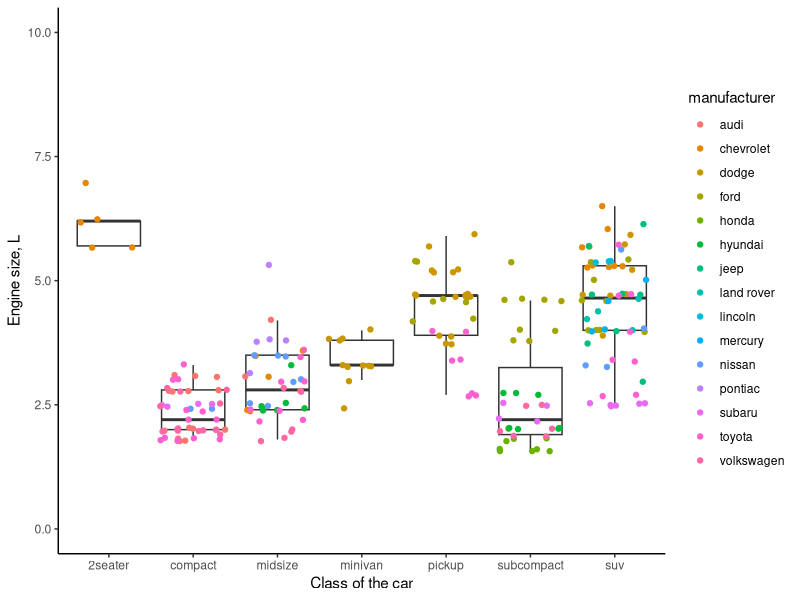
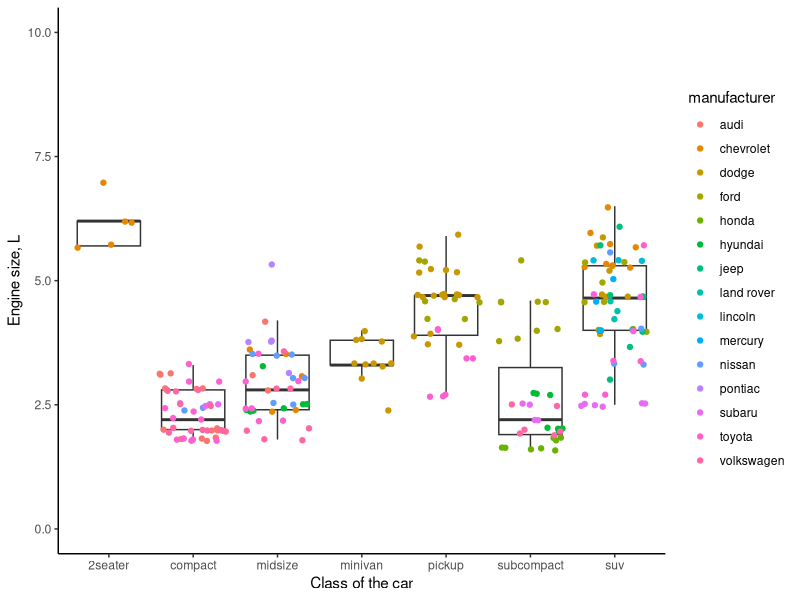

Write the R code that produced these figures, in order.
library(ggplot2)

ggplot(mpg, aes(x=class,y=displ)) + 
  geom_boxplot(outliers=FALSE) +
  geom_jitter(aes(color=manufacturer)) +
  ylim(c(0,10)) +
  xlab("Class of the car") +
  ylab("Engine size, L") +
  theme_classic()

ggsave("Plots/ggplot_exercise.png")